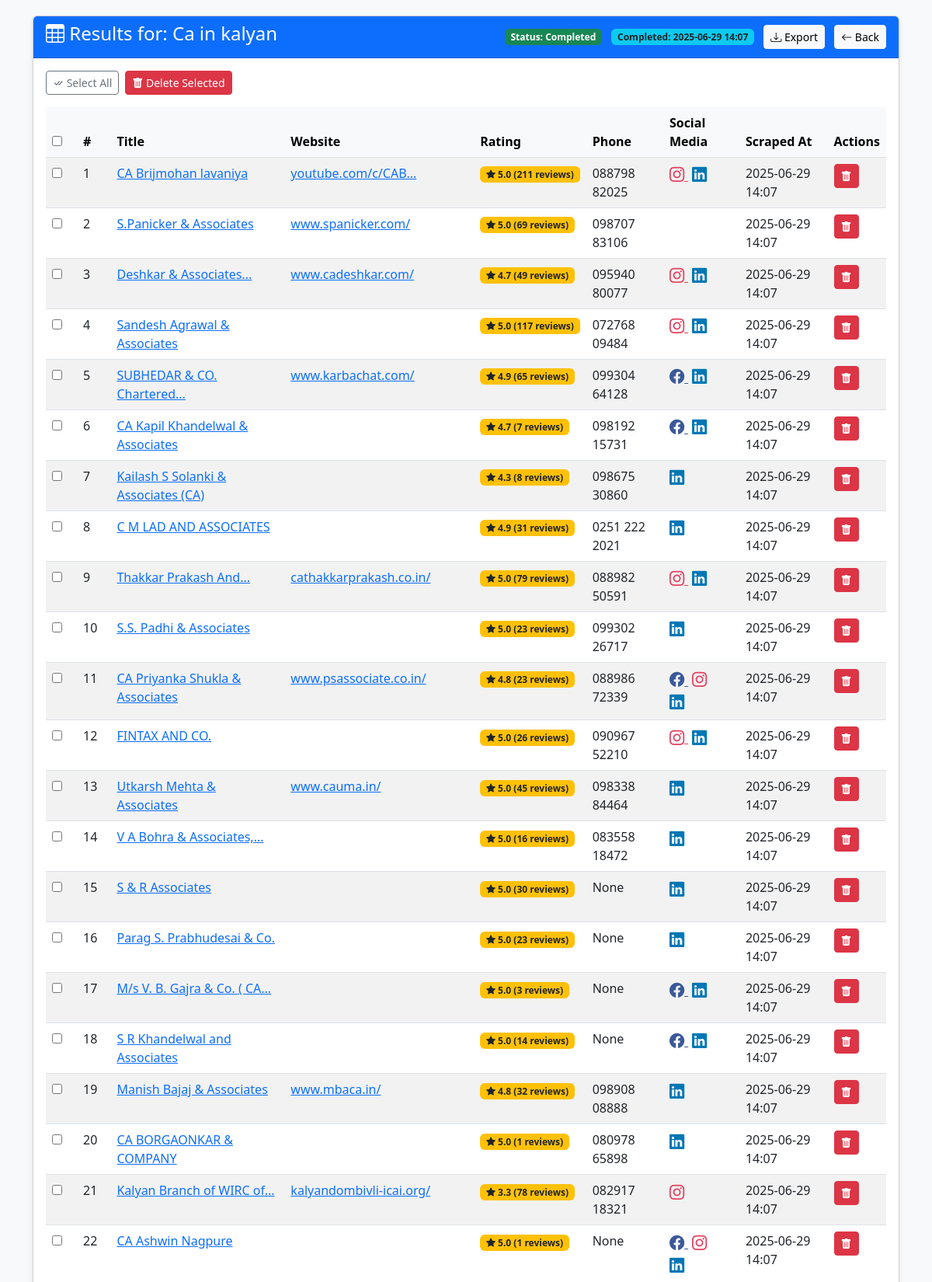
Page /results/3 (upper part) on the committed database.
### app.py (models this page shows)
class Keyword(db.Model):
    id = db.Column(db.Integer, primary_key=True)
    keyword = db.Column(db.String(200), nullable=False)
    status = db.Column(db.String(20), default='pending')  # pending, in_progress, completed
    created_at = db.Column(db.DateTime, default=datetime.utcnow)
    completed_at = db.Column(db.DateTime, nullable=True)

class SearchResult(db.Model):
    id = db.Column(db.Integer, primary_key=True)
    keyword_id = db.Column(db.Integer, db.ForeignKey('keyword.id'), nullable=False)
    title = db.Column(db.String(200), nullable=True)
    link = db.Column(db.String(500), nullable=True)
    website = db.Column(db.String(500), nullable=True)
    stars = db.Column(db.Float, nullable=True)
    reviews = db.Column(db.Integer, nullable=True)
    phone = db.Column(db.String(20), nullable=True)
    facebook = db.Column(db.String(500), nullable=True)
    instagram = db.Column(db.String(500), nullable=True)
    linkedin = db.Column(db.String(500), nullable=True)
    twitter = db.Column(db.String(500), nullable=True)
    scraped_at = db.Column(db.DateTime, default=datetime.utcnow)
    keyword = db.relationship('Keyword', backref='results')

### app.py (the view)
@app.route('/results/<int:keyword_id>', methods=['GET'])
def results(keyword_id):
    keyword = Keyword.query.get_or_404(keyword_id)
    results = SearchResult.query.filter_by(keyword_id=keyword_id).order_by(SearchResult.scraped_at.desc()).all()
    return render_template('results.html', keyword=keyword, results=results)

### templates/results.html (shortened to what this page needs)
{% extends "base.html" %}
{% block content %}
<div class="card">
    <div class="card-header bg-primary text-white d-flex justify-content-between align-items-center">
        <h4><i class="bi bi-table"></i> Results for: {{ keyword.keyword }}</h4>
        <div>
            <span class="badge bg-{% if keyword.status == 'completed' %}success{% elif keyword.status == 'in_progress' %}warning text-dark{% else %}secondary{% endif %} me-2">
                Status: {{ keyword.status|replace('_', ' ')|title }}
            </span>
            {% if keyword.completed_at %}
                <span class="badge bg-info text-dark me-2">
                    Completed: {{ keyword.completed_at.strftime('%Y-%m-%d %H:%M') }}
                </span>
            {% endif %}
            <a href="{{ url_for('export_results', keyword_id=keyword.id) }}" class="btn btn-light btn-sm me-2" data-bs-toggle="tooltip" title="Export to Excel">
                <i class="bi bi-download"></i> Export
            </a>
            <a href="{{ url_for('keywords') }}" class="btn btn-light btn-sm">
                <i class="bi bi-arrow-left"></i> Back
            </a>
        </div>
    </div>
    <div class="card-body">
        <form method="POST" action="{{ url_for('delete_results') }}" id="bulkActionsForm">
            <div class="d-flex mb-3">
                <button type="button" class="btn btn-outline-secondary btn-sm me-2" onclick="toggleSelectAll()">
                    <i class="bi bi-check-all"></i> Select All
                </button>
                <button type="submit" class="btn btn-danger btn-sm" onclick="return confirm('Are you sure you want to delete selected results?')">
                    <i class="bi bi-trash-fill"></i> Delete Selected
                </button>
            </div>
            <div class="table-responsive">
                <table class="table table-hover table-striped">
                    <thead class="table-light">
                        <tr>
                            <th width="40px">
                                <input type="checkbox" id="selectAllCheckbox" onclick="toggleSelectAll()">
                            </th>
                            <th>#</th>
                            <th>Title</th>
                            <th>Website</th>
                            <th>Rating</th>
                            <th>Phone</th>
                            <th>Social Media</th>
                            <th>Scraped At</th>
                            <th>Actions</th>
                        </tr>
                    </thead>
                    <tbody>
                        {% for result in results %}
                        <tr>
                            <td>
                                <input type="checkbox" name="result_ids" value="{{ result.id }}" class="row-checkbox">
                            </td>
                            <td>{{ loop.index }}</td>
                            <td>
                                {% if result.link %}
                                    <a href="{{ result.link }}" target="_blank">{{ result.title|truncate(30) }}</a>
                                {% else %}
                                    {{ result.title|truncate(30) }}
                                {% endif %}
                            </td>
                            <td>
                                {% if result.website %}
                                    <a href="{{ result.website }}" target="_blank" title="{{ result.website }}">
                                        {{ (result.website|replace('https://','')|replace('http://','')|truncate(20, True)) }}
                                    </a>
                                {% endif %}
                            </td>
                            <td>
                                {% if result.stars %}
                                    <span class="badge bg-warning text-dark">
                                        <i class="bi bi-star-fill"></i> {{ result.stars }}
                                        {% if result.reviews %}
                                            ({{ result.reviews }} reviews)
                                        {% endif %}
                                    </span>
                                {% endif %}
                            </td>
                            <td>{{ result.phone }}</td>
                            <td>
                                {% if result.facebook %}
                                    <a href="{{ result.facebook }}" target="_blank" class="social-icon facebook" data-bs-toggle="tooltip" title="Facebook">
                                        <i class="bi bi-facebook"></i>
                                    </a>
                                {% endif %}
                                {% if result.instagram %}
                                    <a href="{{ result.instagram }}" target="_blank" class="social-icon instagram" data-bs-toggle="tooltip" title="Instagram">
                                        <i class="bi bi-instagram"></i>
                                    </a>
                                {% endif %}
                                {% if result.linkedin %}
                                    <a href="{{ result.linkedin }}" target="_blank" class="social-icon linkedin" data-bs-toggle="tooltip" title="LinkedIn">
                                        <i class="bi bi-linkedin"></i>
                                    </a>
                                {% endif %}
                            </td>
                            <td>{{ result.scraped_at.strftime('%Y-%m-%d %H:%M') }}</td>
                            <td>
                                <form method="POST" action="{{ url_for('delete_result', result_id=result.id) }}" class="d-inline">
                                    <button type="submit" class="btn btn-sm btn-danger action-btn" data-bs-toggle="tooltip" title="Delete" onclick="return confirm('Are you sure?')">
                                        <i class="bi bi-trash-fill"></i>
                                    </button>
                                </form>
                            </td>
                        </tr>
                        {% endfor %}
                    </tbody>
                </table>
            </div>
        </form>
    </div>
</div>
{% endblock %}

### templates/base.html (style rules this page uses)
body { background-color: #f8f9fa; padding-top: 20px; }
.card { margin-bottom: 20px; box-shadow: 0 4px 6px rgba(0, 0, 0, 0.1); }
.table-responsive { overflow-x: auto; }
.action-btn { margin-right: 5px; }
.social-icon { font-size: 1.2rem; margin-right: 5px; }
.facebook { color: #3b5998; }
.instagram { color: #e4405f; }
.linkedin { color: #0077b5; }

### rows in the picture
Keyword: keyword "Ca in kalyan", status "Completed", completed_at "2025-06-29 14:07"
SearchResult: title "CA Brijmohan lavaniya", website "youtube.com/c/CAB...", stars "5.0", reviews "211", phone "088798 82025", scraped_at "2025-06-29 14:07"
SearchResult: title "S.Panicker & Associates", website "www.spanicker.com/", stars "5.0", reviews "69", phone "098707 83106", scraped_at "2025-06-29 14:07"
SearchResult: title "Deshkar & Associates...", website "www.cadeshkar.com/", stars "4.7", reviews "49", phone "095940 80077", scraped_at "2025-06-29 14:07"
SearchResult: title "Sandesh Agrawal & Associates", stars "5.0", reviews "117", phone "072768 09484", scraped_at "2025-06-29 14:07"
SearchResult: title "SUBHEDAR & CO. Chartered...", website "www.karbachat.com/", stars "4.9", reviews "65", phone "099304 64128", scraped_at "2025-06-29 14:07"
SearchResult: title "CA Kapil Khandelwal & Associates", stars "4.7", reviews "7", phone "098192 15731", scraped_at "2025-06-29 14:07"
SearchResult: title "Kailash S Solanki & Associates (CA)", stars "4.3", reviews "8", phone "098675 30860", scraped_at "2025-06-29 14:07"
SearchResult: title "C M LAD AND ASSOCIATES", stars "4.9", reviews "31", phone "0251 222 2021", scraped_at "2025-06-29 14:07"
SearchResult: title "Thakkar Prakash And...", website "cathakkarprakash.co.in/", stars "5.0", reviews "79", phone "088982 50591", scraped_at "2025-06-29 14:07"
SearchResult: title "S.S. Padhi & Associates", stars "5.0", reviews "23", phone "099302 26717", scraped_at "2025-06-29 14:07"
SearchResult: title "CA Priyanka Shukla & Associates", website "www.psassociate.co.in/", stars "4.8", reviews "23", phone "088986 72339", scraped_at "2025-06-29 14:07"
SearchResult: title "FINTAX AND CO.", stars "5.0", reviews "26", phone "090967 52210", scraped_at "2025-06-29 14:07"
SearchResult: title "Utkarsh Mehta & Associates", website "www.cauma.in/", stars "5.0", reviews "45", phone "098338 84464", scraped_at "2025-06-29 14:07"
SearchResult: title "V A Bohra & Associates,...", stars "5.0", reviews "16", phone "083558 18472", scraped_at "2025-06-29 14:07"
SearchResult: title "S & R Associates", stars "5.0", reviews "30", phone "None", scraped_at "2025-06-29 14:07"
SearchResult: title "Parag S. Prabhudesai & Co.", stars "5.0", reviews "23", phone "None", scraped_at "2025-06-29 14:07"
SearchResult: title "M/s V. B. Gajra & Co. ( CA...", stars "5.0", reviews "3", phone "None", scraped_at "2025-06-29 14:07"
SearchResult: title "S R Khandelwal and Associates", stars "5.0", reviews "14", phone "None", scraped_at "2025-06-29 14:07"
SearchResult: title "Manish Bajaj & Associates", website "www.mbaca.in/", stars "4.8", reviews "32", phone "098908 08888", scraped_at "2025-06-29 14:07"
SearchResult: title "CA BORGAONKAR & COMPANY", stars "5.0", reviews "1", phone "080978 65898", scraped_at "2025-06-29 14:07"
SearchResult: title "Kalyan Branch of WIRC of...", website "kalyandombivli-icai.org/", stars "3.3", reviews "78", phone "082917 18321", scraped_at "2025-06-29 14:07"
SearchResult: title "CA Ashwin Nagpure", stars "5.0", reviews "1", phone "None", scraped_at "2025-06-29 14:07"
